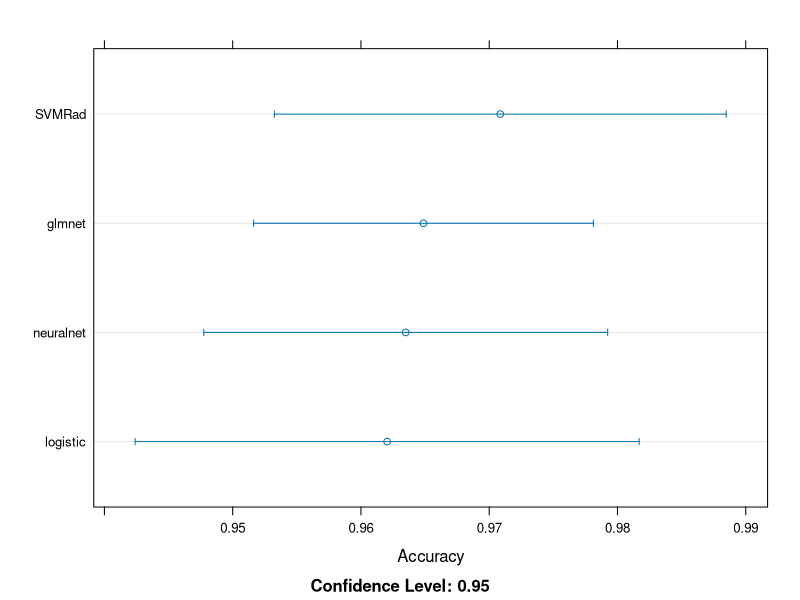
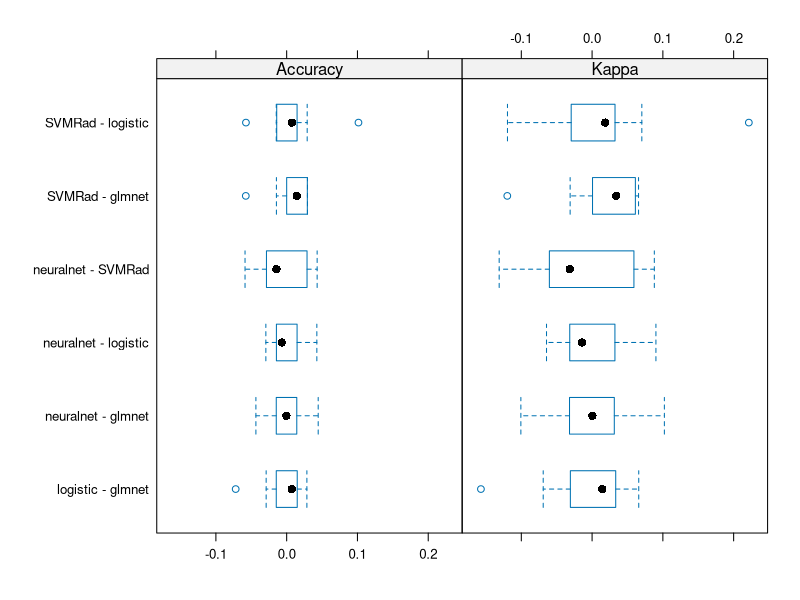

Source code (R) for these figures, in order:
## ---- chunk 1
library(mlbench) # machine learning reference datasets
library(tidyverse)
library(broom)
library(caret)
library(skimr)
library(knitr)
library(kableExtra)

# Set seed for reproducibility
set.seed(45)
## ---- chunk 2
data(BreastCancer)

skim(BreastCancer)

BC <- BreastCancer %>% as_tibble() %>%
  dplyr::select(-Id) %>%
  drop_na() # should really use imputation but we'll do this for now

# Use k-fold cross-validation
control <- trainControl(method="cv", number=10)

# Neural Network
nnet <- train(Class ~ .,  # decide out outcome variable
               BC, # our dataset
               trControl=control,
               method='nnet')
nnet

# SVM Radial
svmRad <- train(Class ~ .,  
               BC, 
               trControl=control,
               method='svmRadial')

svmRad

# Bayesian Logistic Regression
logistic <- train(Class ~ .,  # decide out outcome variable
               BC, # our dataset
               trControl=control,
               method='bayesglm')

logistic

glmnet <- train(Class ~ .,  
               BC, 
               trControl=control,
               method='glmnet')

glmnet


## ---- chunk 3

# Look at results of Glmnet model

glmOptLambda <- glmnet$finalModel$lambdaOpt

# Extract coefficients from optimal model
glm_coeff1 <- coef(glmnet$finalModel,glmOptLambda) %>% 
  as.matrix() %>% as.data.frame() %>%
  rownames_to_column('Variable') %>%
  as_tibble() %>%
  rename(Coefficient=2) %>%
  arrange(desc(abs(Coefficient)))


# glmterms <- tidy(glmnet$finalModel) %>%
#   # Pick closest model to optimal lambda
#   filter(abs(lambda - glmOptLambda) == min(abs(lambda-glmOptLambda))) %>%
#   arrange(desc(estimate)) 

# Combine variable importance data with coefficients
varImportance <- varImp(glmnet)$importance %>% 
  rownames_to_column('Variable') %>%
  rename(Importance=2) %>%
  arrange(desc(Importance)) %>%
  full_join(glm_coeff1,by='Variable') %>%
  filter(Coefficient != 0) 
## ---- chunk 4
resamps <- resamples(list(neuralnet=nnet,
                          SVMRad=svmRad,
                          logistic=logistic,
                          glmnet=glmnet))

# Accuracy comparison
dotplot(resamps, metric = "Accuracy")

# Difference in accuracy
bwplot(diff(resamps))
## ---- chunk 5
kable(varImportance,format='markdown') %>%
  kable_styling(bootstrap_options = c("striped",'border'))
